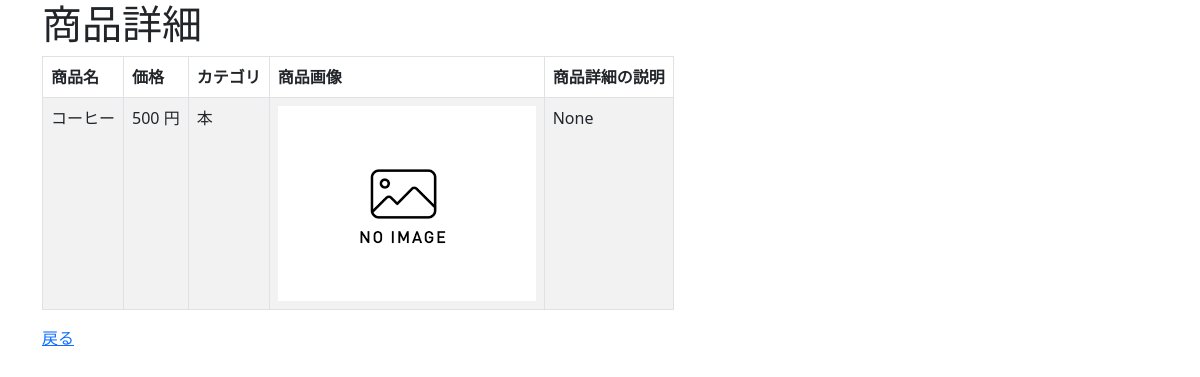
The page /crud/detail/2 on the database its author committed.
### crud/models.py (models this page shows, shortened)
class Product(models.Model):
    name = models.CharField(max_length = 200)
    price = models.PositiveIntegerField()
    category = models.ForeignKey(Category, on_delete=models.CASCADE)
    img = models.ImageField(blank=True, default='noImage.png')
    detail = models.TextField(blank=True, null=True)

class Category(models.Model):
    name = models.CharField(max_length=200)
    def __str__(self):
        return self.name

### crud/views.py (the view)
# urls.py: path('crud/detail/<int:pk>', views.ProductDetailView.as_view(), name="detail"),
class ProductDetailView(DetailView):
    model = Product

### crud/templates/crud/product_detail.html (shortened to what this page needs)
{% extends "base.html" %}
{% block content %}
<h1>商品詳細</h1>
<table class="table table-striped table-hover table-bordered" style="width: auto; table-layout: auto;">
  <thead>
    <tr>
      <th>商品名</th>
      <th>価格</th>
      <th>カテゴリ</th>
      <th>商品画像</th>
      <th>商品詳細の説明</th>
    </tr>
  </thead>
  <tbody>
    <tr>
      <td>{{ product.name }}</td>
      <td>{{ product.price }} 円</td>
      <td>{{ product.category }}</td>
      <td><img src="{{ product.img.url }}" style="width:100px height:auto;"></td>
      <td>{{ product.detail }}</td>
    </tr>
  </tbody>
</table>
<a href="{% url 'list' %}">戻る</a>
{% endblock %}

### rows shown on the page
Product: name "コーヒー", price "500", category "本", img (placeholder picture), detail "None"
